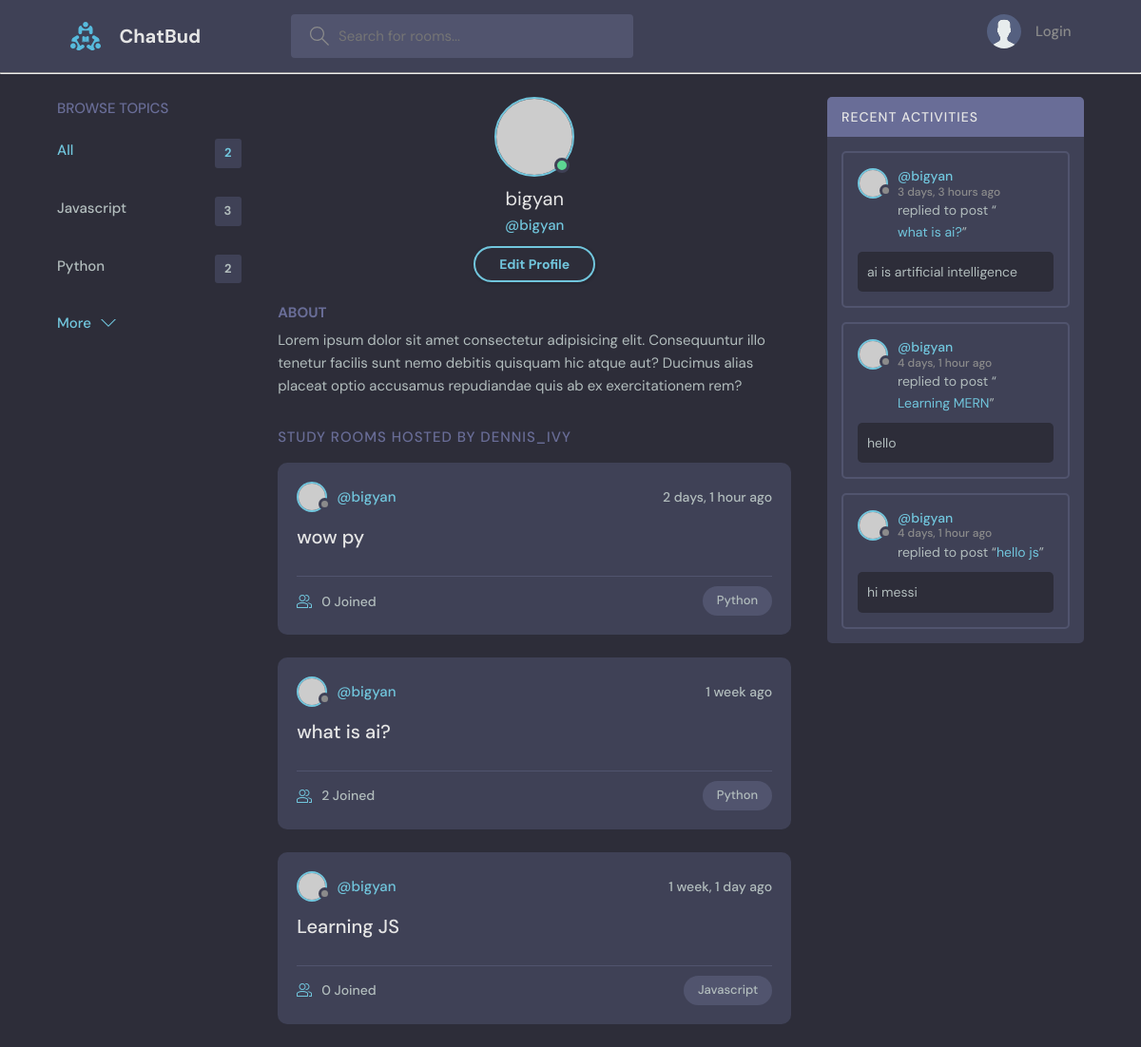
The app's page /profile/1/, older data.
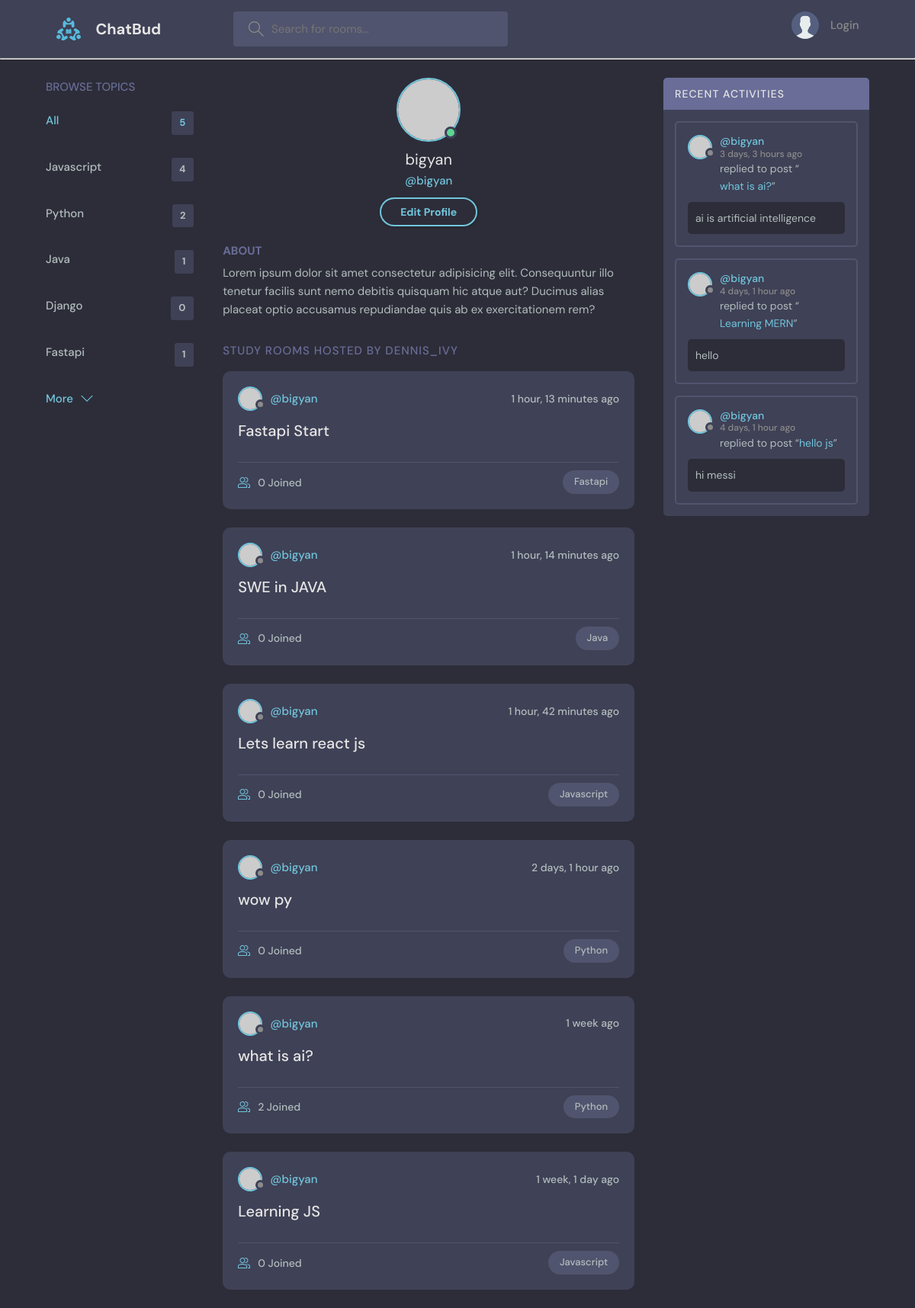
The same page, newer data.
### chatapp/models.py (models this page shows, shortened)
class Topic(models.Model):
    name = models.CharField(max_length=200)

class Room(models.Model):
    host = models.ForeignKey(User,on_delete=models.SET_NULL,null=True)
    topic = models.ForeignKey(Topic,on_delete=models.SET_NULL,null=True)
    name = models.CharField(max_length=200)
    description = models.TextField(null=True)
    participants = models.ManyToManyField(User,related_name='participants',blank=True) # here host is already connecting with User, so we give a related name to use.
    updated = models.DateTimeField(auto_now=True) # auto_now picks the time when the new data gets updated
    created = models.DateTimeField(auto_now_add=True) # whereas, auto_now_add saves the time when the data is created, hence it stays same for a particular data.
    class Meta:
        ordering = ['-updated','-created']
    def __str__(self):
        return self.name

class Message(models.Model):
    user = models.ForeignKey(User,on_delete=models.CASCADE)
    room = models.ForeignKey(Room,on_delete=models.CASCADE) #on_delete=models.CASCADE ensures that when a room is deleted then the messages gets deleted as well.
    body = models.TextField()
    updated = models.DateTimeField(auto_now=True)
    created = models.DateTimeField(auto_now_add=True)
    class Meta:
        ordering = ['-updated','-created']

### chatapp/views.py (the view)
# urls.py: path('profile/<str:pk>/',views.userProfile,name='user-profile' ),
def userProfile(request,pk):
    user = User.objects.get(id=pk)
    rooms = user.room_set.all() #getting all the rooms of a particular user when viewing the profile
    room_messages = user.message_set.all()
    topics = Topic.objects.all()
    context={'user':user, 'rooms':rooms, 'topics':topics, 'room_messages':room_messages}
    return render(request,'chatapp/profile.html',context)

### chatapp/templates/chatapp/profile.html
 {% extends 'main.html' %}
 {% block content %}
 <main class="profile-page layout layout--3">
    <div class="container">
      {% include 'chatapp/topic_component.html' %}
      <div class="roomList">
        <div class="profile">
          <div class="profile__avatar">
            <div class="avatar avatar--large active">
              <img src="https://randomuser.me/api/portraits/men/11.jpg" />
            </div>
          </div>
          <div class="profile__info">
            <h3>{{user.username}}</h3>
            <p>@{{user.username}}</p>
            <a href="edit-user.html" class="btn btn--main btn--pill">Edit Profile</a>
          </div>
          <div class="profile__about">
            <h3>About</h3>
            <p>
              Lorem ipsum dolor sit amet consectetur adipisicing elit. Consequuntur illo tenetur
              facilis sunt nemo debitis quisquam hic atque aut? Ducimus alias placeat optio
              accusamus repudiandae quis ab ex exercitationem rem?
            </p>
          </div>
        </div>
        <div class="roomList__header">
          <div>
            <h2>Study Rooms Hosted by dennis_ivy</a>
            </h2>
          </div>
        </div>
        {% include 'chatapp/feed_component.html' %}
      </div>
       {% include 'chatapp/activity_component.html' %}
    </div>
  </main>
 {% endblock %}

### templates/main.html (shortened to what this page needs)
<!DOCTYPE html>
{% load static %}
<html lang="en">
  <head>
    <link rel="stylesheet" href="{% static 'styles/style.css' %}" />
  </head>
  <body>
    <header class="header header--loggedIn">
      <div class="container">
        <a href="{% url 'index' %}" class="header__logo">
          <img src="{% static 'images/logo.svg' %}" />
          <h1>ChatBud</h1>
        </a>
        <form class="header__search" method="GET" action="{% url 'index' %}">
          <label>
            <input placeholder="Search for rooms..." name="q" />
          </label>
        </form>
        <nav class="header__menu">
        {% if request.user.is_authenticated %}
          <div class="header__user">
            <a href="{% url 'user-profile' user.id %}">
              <div class="avatar avatar--medium active">
                <img src="https://randomuser.me/api/portraits/men/37.jpg" />
              </div>
              <p>{{ request.user.username }} <span>@{{request.user.username}}</span></p>
            </a>
            <button class="dropdown-button">
              <svg version="1.1" xmlns="http://www.w3.org/2000/svg" width="32" height="32" viewBox="0 0 32 32">
                <title>chevron-down</title>
                <path d="M16 21l-13-13h-3l16 16 16-16h-3l-13 13z"></path>
              </svg>
            </button>
          </div>
        {% else %}
          <a href="{% url 'login' %}">
            <img src="{% static 'images/avatar.svg' %}" />
            <p>Login</p>
          </a>
        {% endif %}
        </nav>
      </div>
    </header>
    <nav>
    <hr>
    {% block content %}
    {% endblock %}
  </body>
</html>

### chatapp/templates/chatapp/topic_component.html
<div class="topics">
    <div class="topics__header">
      <h2>Browse Topics</h2>
    </div>
    <ul class="topics__list">
      <li>
        <a href="{% url 'index' %}" class="active">All <span>{{topics.count}}</span></a>
      </li>
      {% for topic in topics %}
        <li>
        <a href="{% url 'index' %}?q={{topic.name}}">{{topic.name}} <span>{{topic.room_set.all.count}}</span></a>
      </li>
      {% endfor %}
         </ul>
    <a class="btn btn--link" href="topics.html">
      More
      <svg version="1.1" xmlns="http://www.w3.org/2000/svg" width="32" height="32" viewBox="0 0 32 32">
        <title>chevron-down</title>
        <path d="M16 21l-13-13h-3l16 16 16-16h-3l-13 13z"></path>
      </svg>
    </a>
  </div>

### chatapp/templates/chatapp/feed_component.html (shortened to what this page needs)
        {% for room in rooms %}
          <div class="roomListRoom">
            <div class="roomListRoom__header">
              <a href="{% url 'user-profile' room.host.id %}" class="roomListRoom__author">
                <div class="avatar avatar--small">
                  <img src="https://randomuser.me/api/portraits/women/11.jpg" />
                </div>
                <span>@{{ room.host.username }}</span>
              </a>
              <div class="roomListRoom__actions">
                <span>{{ room.created|timesince }} ago</span>
              </div>
            </div>
            <div class="roomListRoom__content">
              <a href="{% url 'room' room.id %}">{{room.name}}</a>
            </div>
            <div class="roomListRoom__meta">
              <a href="{% url 'room' room.id %}" class="roomListRoom__joined">
                {{ room.participants.all.count }} Joined
              </a>
              <p class="roomListRoom__topic">{{room.topic.name}}</p>
            </div>
          </div>
        {% endfor %}

### chatapp/templates/chatapp/activity_component.html (shortened to what this page needs)
<div class="activities">
    <div class="activities__header">
        <h2>Recent Activities</h2>
    </div>
    {% for message in room_messages %}
    <div class="activities__box">
        <div class="activities__boxHeader roomListRoom__header">
            <a href="{% url 'user-profile' message.user.id %}" class="roomListRoom__author">
                <div class="avatar avatar--small">
                    <img src="https://randomuser.me/api/portraits/women/11.jpg" />
                </div>
                <p>
                    @{{ message.user }}
                    <span>{{ message.created|timesince}} ago</span>
                </p>
            </a>
        </div>
        <div class="activities__boxContent">
            <p>
                replied to post “<a href="{% url 'room' message.room.id %}">{{message.room}}</a>”
            </p>
            <div class="activities__boxRoomContent">
                {{message.body}}
            </div>
        </div>
    </div>
    {% endfor %}
</div>

Row changes from the older to the newer data that the page shows:
computed for Topic "Javascript": room_set.all.count "3" → "4"
added Topic: name "Java", room_set.all.count "1"
added Topic: name "Django", room_set.all.count "0"
added Topic: name "Fastapi", room_set.all.count "1"
added Room: host.username "bigyan", created "1 hour, 13 minutes", name "Fastapi Start", participants.all.count "0", topic.name "Fastapi"
added Room: host.username "bigyan", created "1 hour, 14 minutes", name "SWE in JAVA", participants.all.count "0", topic.name "Java"
added Room: host.username "bigyan", created "1 hour, 42 minutes", name "Lets learn react js", participants.all.count "0", topic.name "Javascript"
Text that changed along with them:
{{ topics.count }}: "2" → "5"
